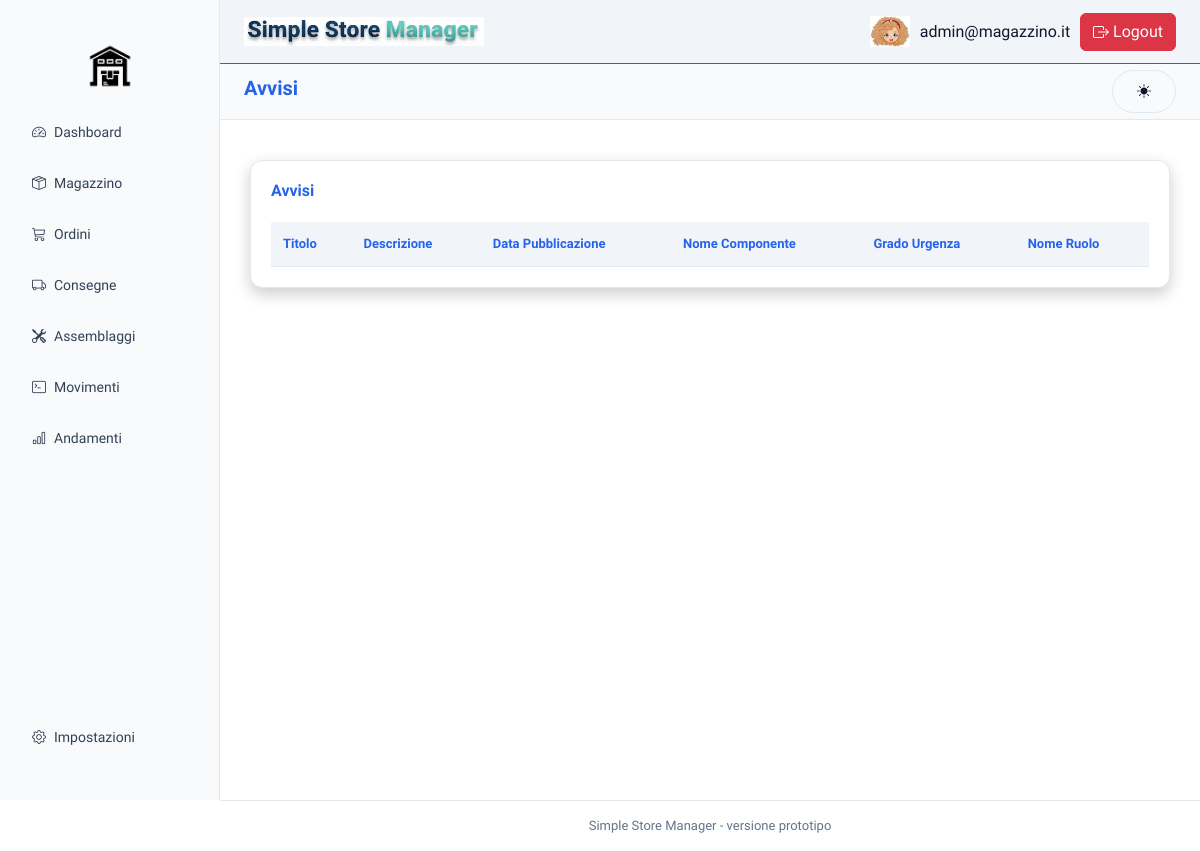
Page /index.php?page=avvisi (signed in) on the earlier database version.
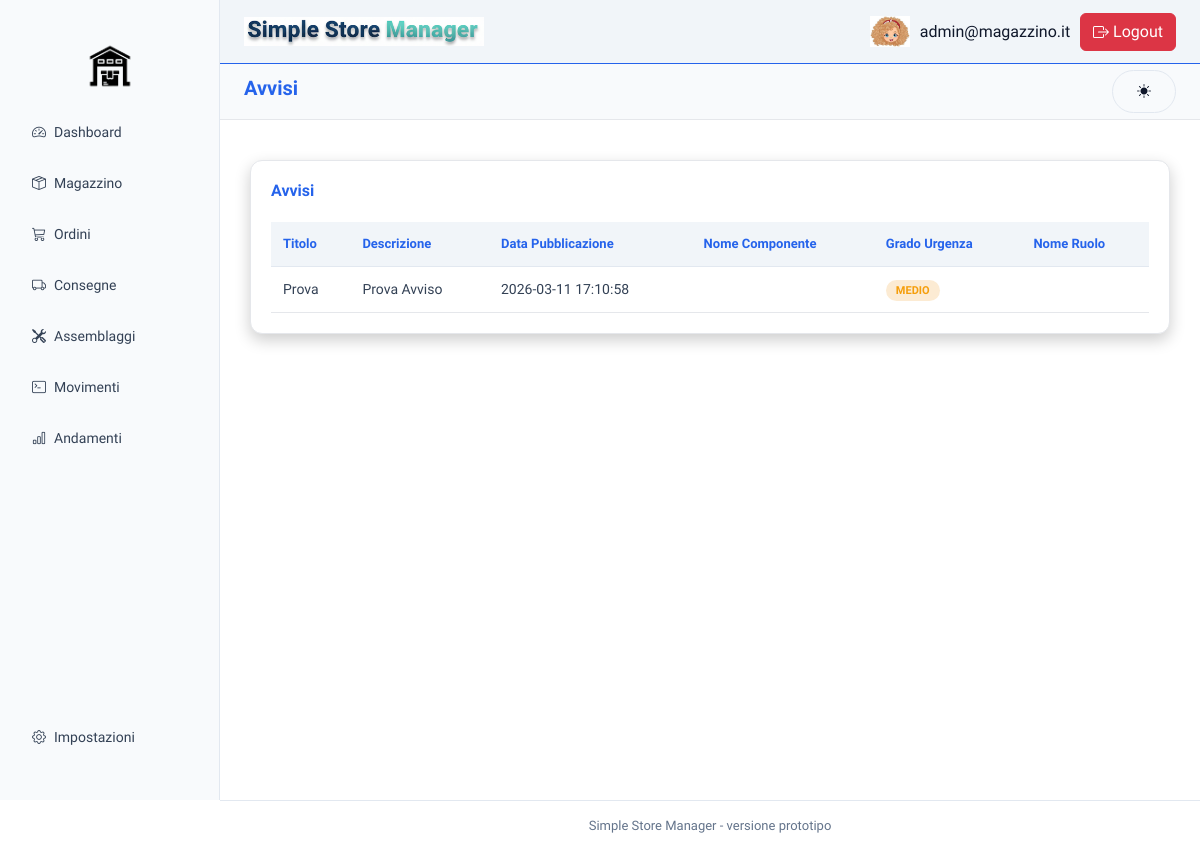
Same page on the later database version.
### tables this page shows
CREATE TABLE `avvisi` (
  `id` int(11) NOT NULL,
  `titolo` varchar(50) NOT NULL,
  `descrizione` text NOT NULL,
  `data_pubblicazione` datetime DEFAULT current_timestamp(),
  `grado_urgenza` enum('BASSO','MEDIO','ALTO') NOT NULL,
  `id_ordini` int(11) DEFAULT NULL,
  `id_componente` int(11) DEFAULT NULL
);

### backend/controller/roleCntrl.php (called while the page is built, shortened)
<?php
$menu = [
    'Dashboard'   => 'speedometer2',
    'Magazzino'   => 'box-seam',
    'Ordini'      => 'cart3',
    'Consegne'    => 'truck',
    'Assemblaggi' => 'tools',
    'Movimenti'   => 'terminal',
    'Andamenti'   => 'bar-chart'
];
$bottomMenu = [
    'Impostazioni'=> 'gear'
];
?>

### backend/query/avvisi.php (called while the page is built, shortened)
<?php
function getAllAvvisi() {
    $conn = connect();
    $sql = "SELECT a.titolo,a.descrizione,a.data_pubblicazione,a.grado_urgenza,o.id as id_ordine,c.nome as nome_componente,r.nome as nome_ruolo
            FROM avvisi a
            left join ruoli_avvisi ar on a.id = ar.id_avviso
            left join ruoli r on ar.id_ruolo = r.id
            left join ordini o on a.id_ordini = o.id
            left join componenti c on a.id_componente = c.id
            ORDER BY data_pubblicazione DESC";
    $stmt = $conn->prepare($sql);
    $stmt->execute();
    return $stmt->fetchAll(PDO::FETCH_ASSOC);
}
?>

### frontend/avvisi/avvisi.php (the view)
<?php
require_once 'backend/query/avvisi.php';
if ($_SESSION['role'] === 'ADMIN') {
    $avvisi = getAllAvvisi();
} else {
    $avvisi = getAvvisiByRuolo($_SESSION['role']);
}
?>
<main class="main">
<section class="card full">
    <h2>Avvisi</h2>
    <table class="orders-table">
        <thead>
            <tr>
                <th>Titolo</th>
                <th>Descrizione</th>
                <th>Data Pubblicazione</th>
                <th>Nome Componente</th>
                <th>Grado Urgenza</th>
                <th>Nome Ruolo</th>
            </tr>
        </thead>
        <tbody>
            <?php foreach ($avvisi as $avviso): ?>
                <tr>
                    <td><?= $avviso['titolo']?></td>
                    <td><?= $avviso['descrizione'] ?></td>
                    <td><?= $avviso['data_pubblicazione'] ?></td>
                    <td><?= $avviso['nome_componente']  ?></td>
                    <td><span class="grado <?= strtolower($avviso['grado_urgenza']); ?>"><?= $avviso['grado_urgenza'] ?></span></td>
                    <td><?= $avviso['nome_ruolo'] ?></td>
                </tr>
            <?php endforeach; ?>
        </tbody>
    </table>
</section>
</main>

### index.php (shortened to what this page needs)
<?php
$page = $_GET['page'] ?? 'dashboard';
$page_file = __DIR__ . "/frontend/" . $page . '/' . $page . '.php';
?>
<!DOCTYPE html>
<html lang="it">
    <?php
    include './frontend/head.php';
    if (file_exists($page_file) && $page!=='login') {
        echo "<body>";
        include './frontend/sidebar/sidebar.php';
        include './frontend/topbar/topbar.php';
        include($page_file);
        include './frontend/footer/footer.php';
        echo "</body>";
    } elseif ($page === 'login') {
        include($page_file);
    }else{
        include __DIR__. "/frontend/errori/404.php";
    }
    ?>
</html>

### frontend/head.php (shortened to what this page needs)
<head>
    <link href="https://cdn.jsdelivr.net/npm/bootstrap@5.3.2/dist/css/bootstrap.min.css" rel="stylesheet">
    <link rel="stylesheet" href="https://cdn.jsdelivr.net/npm/bootstrap-icons@1.11.3/font/bootstrap-icons.css">
    <link rel="stylesheet" href="frontend/stile/layout.css?V=1">
</head>

### frontend/sidebar/sidebar.php
<?php
require_once 'backend/controller/roleCntrl.php';
?>
<aside class="sidebar d-flex flex-column justify-content-between">
    <div>
        <img src="frontend/img/logo-removebg-preview.png" id="sidebar-logo">
        <ul class="nav nav-pills flex-column gap-1">
            <?php foreach ($menu as $pagina => $icona): ?>
                <?php $pageSlug = lcfirst($pagina); ?>
                <li class="nav-item">
                    <a href="?page=<?= $pageSlug ?>"
                       class="nav-link d-flex align-items-center gap-2 <?= ($page === $pageSlug) ? 'active' : '' ?>">
                        <i class="bi bi-<?= $icona ?>"></i>
                        <?= $pagina ?>
                    </a>
                </li>
            <?php endforeach; ?>
        </ul>
    </div>
        <ul class="nav nav-pills flex-column gap-1 mb-3">
            <?php foreach ($bottomMenu as $pagina => $icona): ?>
                <?php $pageSlug = lcfirst($pagina); ?>
                <li class="nav-item">
                    <a href="?page=<?= $pageSlug ?>"
                    class="nav-link d-flex align-items-center gap-2 <?= ($page === $pageSlug) ? 'active' : '' ?>">
                        <i class="bi bi-<?= $icona ?>"></i>
                        <?= $pagina ?>
                    </a>
                </li>
            <?php endforeach; ?>
        </ul>
</aside>

### frontend/topbar/topbar.php (shortened to what this page needs)
<header class="header-wrapper">
    <div class="topbar">
        <div class="topbar-left">
            <img src="frontend/img/scritta.png" class="topbar-logo">
        </div>
        <div class="topbar-right">
            <div class="user-menu">
                <img src="frontend/img/avatar.jpeg " class="avatar-logo">
                <span class="username"><?= $_SESSION['user'] ?? 'Utente' ?></span>
                <a href="backend/controller/logout.php">
                    <button type="button" class="btn btn-danger">
                        Logout
                    </button>
                </a>
            </div>
        </div>
    </div>
    <div class="page-heading-wrapper">
        <h1 class="page-title"><?= ucfirst($page) ?></h1>
        <button onclick="toggleTheme()" class="btn btn-secondary" id="theme-toggle">
            <i id="theme-icon" class="bi bi-sun-fill"></i>
        </button>
    </div>
</header>

### frontend/footer/footer.php
<footer class="footer">
    Simple Store Manager - versione prototipo
</footer>

### frontend/stile/layout.css (style rules this page uses)
* { box-sizing: border-box; margin: 0; padding: 0; }
body { font-family: "Sora", sans-serif; background-color: var(--background-color); color: var(--text-light); line-height: 1.5; -webkit-font-smoothing: antialiased; }
.sidebar { position: fixed; top: 0; left: 0; width: 220px; height: 100vh; background-color: var(--background-alt); border-right: 1px solid var(--border-color); color: var(--text-light); padding: 20px; display: flex; flex-direction: column; justify-content: space-between; z-index: 101; }
.sidebar .nav { list-style: none; }
.sidebar .nav-link { display: block; padding: 10px 12px; margin-bottom: 6px; color: var(--text-grey); text-decoration: none; border-radius: 6px; font-size: 14px; transition: all 0.3s ease; }
#sidebar-logo { width: 60px; height: auto; margin: 1rem auto; display: block; }
.topbar { position: fixed; top: 0; left: 220px; right: 0; height: 64px; display: flex; align-items: center; justify-content: space-between; padding: 0 24px; background: var(--primary-color); border-bottom: 1px solid var(--highlight-color); z-index: 100; color: var(--text-light); }
.topbar-logo { width: 240px; height: auto; }
.topbar-right { display: flex; align-items: center; gap: 20px; }
.user-menu { display: flex; align-items: center; gap: 10px; }
.avatar-logo { width: 40px; height: auto; }
.page-heading-wrapper { position: fixed; top: 64px; left: 220px; right: 0; height: 56px; display: flex; align-items: center; justify-content: space-between; gap: 15px; padding: 0 24px; background: var(--background-alt); border-bottom: 1px solid var(--background-hover); z-index: 99; }
.page-title { font-size: 20px; font-weight: 600; color: var(--highlight-color); }
.main { margin-left: 220px; padding: 140px 30px 30px; min-height: 100vh; }
.card { background: var(--background-section); padding: 20px; border-radius: 12px; border: 1px solid var(--background-hover); box-shadow: 0 6px 16px rgba(0, 0, 0, 0.2); display: flex; flex-direction: column; color: var(--text-light); }
.card h2, .card h3 { font-size: 16px; margin-bottom: 12px; font-weight: 600; color: var(--highlight-color); }
.card.full { width: 100%; margin: 20px 0; }
.orders-table, .assembly-table { width: 100%; border-collapse: collapse; margin-top: 10px; }
.orders-table th, .assembly-table th { text-align: left; font-size: 13px; color: var(--highlight-color); padding: 12px; background-color: var(--background-thead); font-weight: 600; border-bottom: 1px solid var(--border-color); }
.orders-table td, .assembly-table td { padding: 12px; border-bottom: 1px solid var(--background-hover); font-size: 14px; color: var(--text-grey); }
.status,.grado { padding: 4px 10px; border-radius: 20px; font-size: 11px; font-weight: bold; text-transform: uppercase; }
.status.pending , .grado.medio { background: rgba(241, 155, 35, 0.2); color: var(--secondary-color); }
.btn-secondary { display: inline-flex; align-items: center; justify-content: center; padding: 10px 24px; font-size: 14px; font-weight: 600; color: var(--text-light); background-color: transparent; border: 1px solid var(--border-color); border-radius: 999px; cursor: pointer; transition: all 0.2s ease; }
.footer { margin-left: 220px; text-align: center; padding: 15px; font-size: 13px; color: var(--text-muted); background-color: var(--background-color); border-top: 1px solid var(--border-color); }

Differences in the rows shown:
added avvisi: titolo "Prova", descrizione "Prova Avviso", data_pubblicazione "2026-03-11 17:10:58", grado_urgenza "MEDIO"
